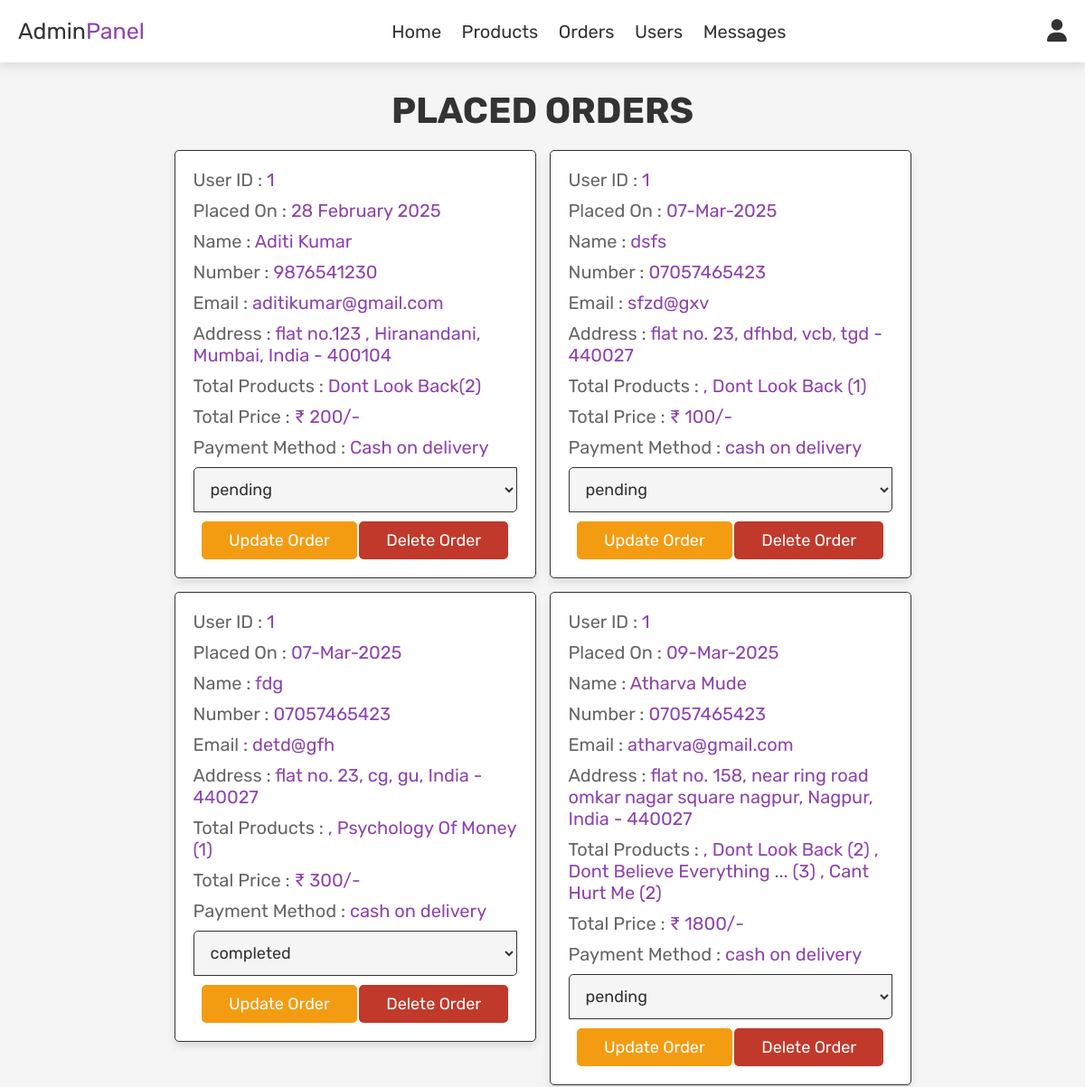
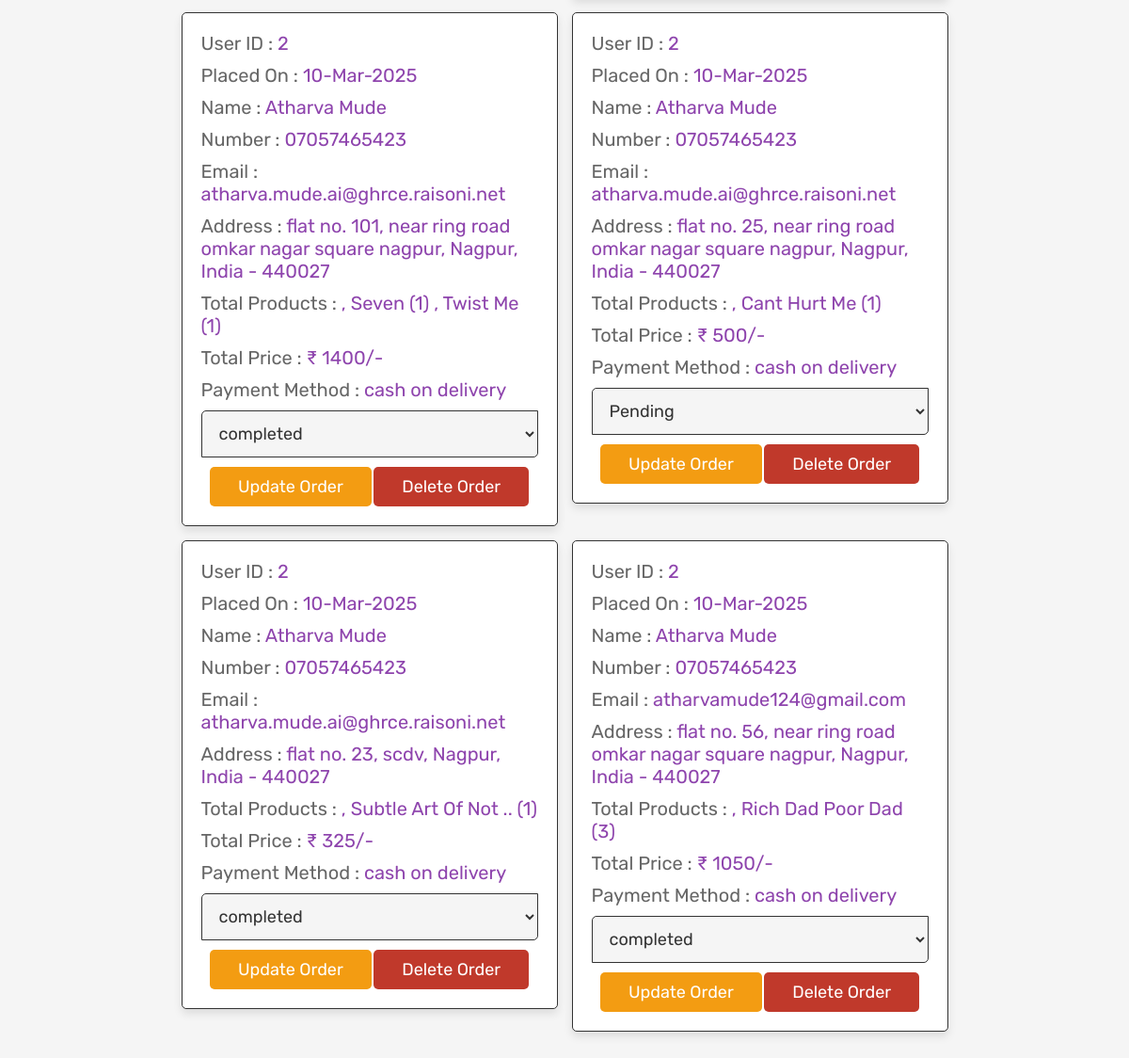
Screenshot of /admin_orders.php (signed in) with the database file from the repository (2 pictures, top to bottom).
### tables this page shows
CREATE TABLE `orders` (
  `id` int(100) NOT NULL,
  `user_id` int(100) NOT NULL,
  `name` varchar(100) NOT NULL,
  `number` varchar(12) NOT NULL,
  `email` varchar(100) NOT NULL,
  `method` varchar(50) NOT NULL,
  `address` varchar(500) NOT NULL,
  `total_products` varchar(1000) NOT NULL,
  `total_price` int(100) NOT NULL,
  `placed_on` varchar(50) NOT NULL,
  `payment_status` varchar(20) NOT NULL DEFAULT 'Pending'
);

### admin_orders.php (the view, shortened to what this page needs)
<?php
include 'configure.php';
?>
<!DOCTYPE html>
<html lang="en">
<head>
    <link rel="stylesheet" href="https://cdnjs.cloudflare.com/ajax/libs/font-awesome/6.7.2/css/all.min.css">
    <link rel="stylesheet" href="css/admin_style.css">
</head>
<body>
    <?php
    include 'admin_header.php';
    ?>
    <section class="orders">
            <h1 class="title">Placed Orders</h1>
            <div class="box-container">
                <?php
                $select_orders = mysqli_query($conn,"SELECt * FROM `orders`") or die  ('query failed');
                if(mysqli_num_rows($select_orders) > 0) {
                    while($fetch_orders = mysqli_fetch_assoc($select_orders)) {
                ?>
                <div class="box">
                        <p> User ID : <span><?php echo $fetch_orders['user_id']; ?></span></p>
                        <p> Placed On : <span><?php echo $fetch_orders['placed_on']; ?></span></p>
                        <p> Name : <span><?php echo $fetch_orders['name']; ?></span></p>
                        <p> Number : <span><?php echo $fetch_orders['number']; ?></span></p>
                        <p> Email : <span><?php echo $fetch_orders['email']; ?></span></p>
                        <p> Address : <span><?php echo $fetch_orders['address']; ?></span></p>
                        <p> Total Products : <span><?php echo $fetch_orders['total_products']; ?></span></p>
                        <p> Total Price : <span>₹ <?php echo $fetch_orders['total_price']; ?>/-</span></p>
                        <p> Payment Method : <span><?php echo $fetch_orders['method']; ?></span></p>
                        <form action="" method="post">
                            <select name="update_payment">
                                <option value="" selected disabled><?php echo $fetch_orders['payment_status']; ?></option>
                            </select>
                            <input type="submit" value="update order" name="update_order" class="option-btn">
                            <a href="admin_orders.php?delete=<?php echo $fetch_orders['id']; ?>" onclick="return confirm('Delete this order?');" class="delete-btn">Delete Order</a>
                        </form>
                    </div>
                <?php
                 }
                } else {
                    echo '<p class="empty">No orders Placed yet !</p>';
                }
                ?>
            </div>
    </section>
</body>
</html>

### Css/admin_style.css (style rules this page uses)
:root { --purple: #8e44ad; --red: #c0392b; --orange: #f39c12; --black: #333; --white: #fff; --light-color: #666; --light-white: #ccc; --light-bg: #f5f5f5; --border:.1rem solid var(--black); --box-shadow:0 .5rem 1rem rgba(0,0,0,.1); }
* { font-family: 'Rubik',sans-serif; margin: 0; padding:0; box-sizing: border-box; outline: none; border:none; text-decoration: none; transition:all .2s linear; }
html { font-size: 62.5%; overflow-x: hidden; }
body { background-color: var(--light-bg); }
section { padding: 3rem 2rem; }
.title { text-align: center; margin-bottom: 2rem; text-transform: uppercase; color: var(--black); font-size: 4rem; }
.btn, .option-btn, .delete-btn, .white-btn { display: inline-block; margin-top: 1rem ; padding: 1rem 3rem; cursor: pointer; color: var(--white); font-size: 1.8rem; border-radius: .5rem; text-transform: capitalize; }
.option-btn { background-color:var(--orange) ; }
.delete-btn { background-color: var(--red); }
.orders .box-container { display: grid; grid-template-columns: repeat(auto-fit, 40rem); justify-content: center; gap: 1.5rem; max-width: 1200px; margin:0 auto; align-items: flex-start; }
.orders .box-container .box { background-color: var(--white); padding: 2rem; border: var(--border); box-shadow: var(--box-shadow); border-radius: .5rem; }
.orders .box-container .box p { padding-bottom: 1rem; font-size: 2rem; color:var(--light-color) ; }
.orders .box-container .box p span { color: var(--purple); }
.orders .box-container .box form { text-align: center; }
.orders .box-container .box form select { border-radius: .5rem 0; margin: 0 ; width: 100%; background-color: var(--light-bg); border: var(--border); padding: 1.2rem 1.4rem; font-size: 1.8rem; color: var(--black); }

### rows the page displays
orders: user "1", placed_on "28 February 2025", name "Aditi Kumar", number "9876541230", email "aditikumar@gmail.com", address "flat no.123 , Hiranandani, Mumbai, India - 400104", total_products "Dont Look Back(2)", total_price "200", method "Cash on delivery", update_payment "pending"
orders: user "1", placed_on "07-Mar-2025", name "dsfs", number "07057465423", email "sfzd@gxv", address "flat no. 23, dfhbd, vcb, tgd - 440027", total_products ", Dont Look Back (1)", total_price "100", method "cash on delivery", update_payment "pending"
orders: user "1", placed_on "07-Mar-2025", name "fdg", number "07057465423", email "detd@gfh", address "flat no. 23, cg, gu, India - 440027", total_products ", Psychology Of Money (1)", total_price "300", method "cash on delivery", update_payment "completed"
orders: user "1", placed_on "09-Mar-2025", name "Atharva Mude", number "07057465423", email "atharva@gmail.com", address "flat no. 158, near ring road omkar nagar square nagpur, Nagpur, India - 440027", total_products ", Dont Look Back (2) , Dont Believe Everything ... (3) , Cant Hurt Me (2)", total_price "1800", method "cash on delivery", update_payment "pending"
orders: user "2", placed_on "10-Mar-2025", name "Atharva Mude", number "07057465423", email "atharva.mude.ai@ghrce.raisoni.net", address "flat no. 101, near ring road omkar nagar square nagpur, Nagpur, India - 440027", total_products ", Seven (1) , Twist Me (1)", total_price "1400", method "cash on delivery", update_payment "completed"
orders: user "2", placed_on "10-Mar-2025", name "Atharva Mude", number "07057465423", email "atharva.mude.ai@ghrce.raisoni.net", address "flat no. 25, near ring road omkar nagar square nagpur, Nagpur, India - 440027", total_products ", Cant Hurt Me (1)", total_price "500", method "cash on delivery", update_payment "Pending"
orders: user "2", placed_on "10-Mar-2025", name "Atharva Mude", number "07057465423", email "atharva.mude.ai@ghrce.raisoni.net", address "flat no. 23, scdv, Nagpur, India - 440027", total_products ", Subtle Art Of Not .. (1)", total_price "325", method "cash on delivery", update_payment "completed"
orders: user "2", placed_on "10-Mar-2025", name "Atharva Mude", number "07057465423", email "atharvamude124@gmail.com", address "flat no. 56, near ring road omkar nagar square nagpur, Nagpur, India - 440027", total_products ", Rich Dad Poor Dad (3)", total_price "1050", method "cash on delivery", update_payment "completed"
